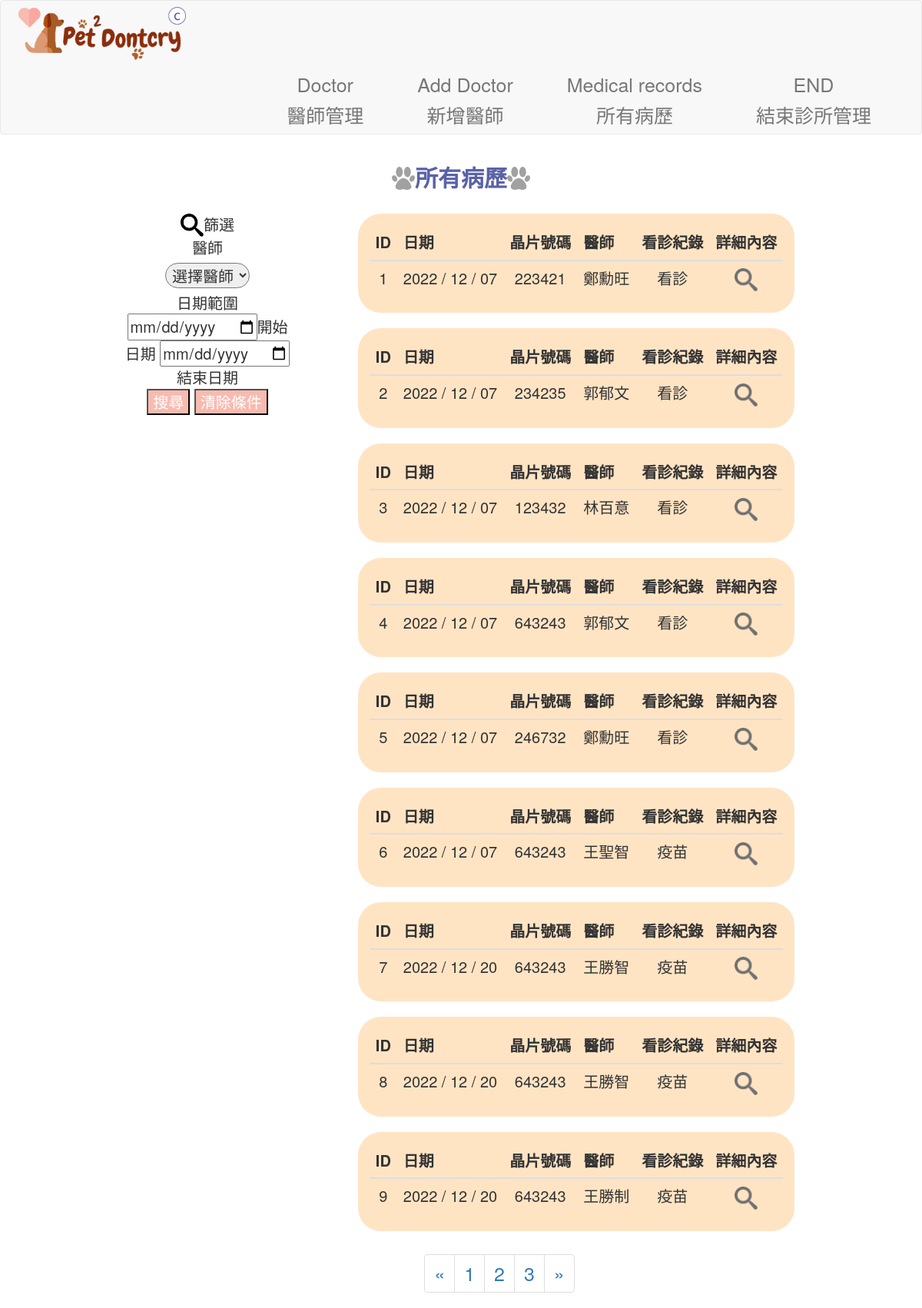
The page /clinic/medicalrecords/265 (signed in) on the database as committed earlier.
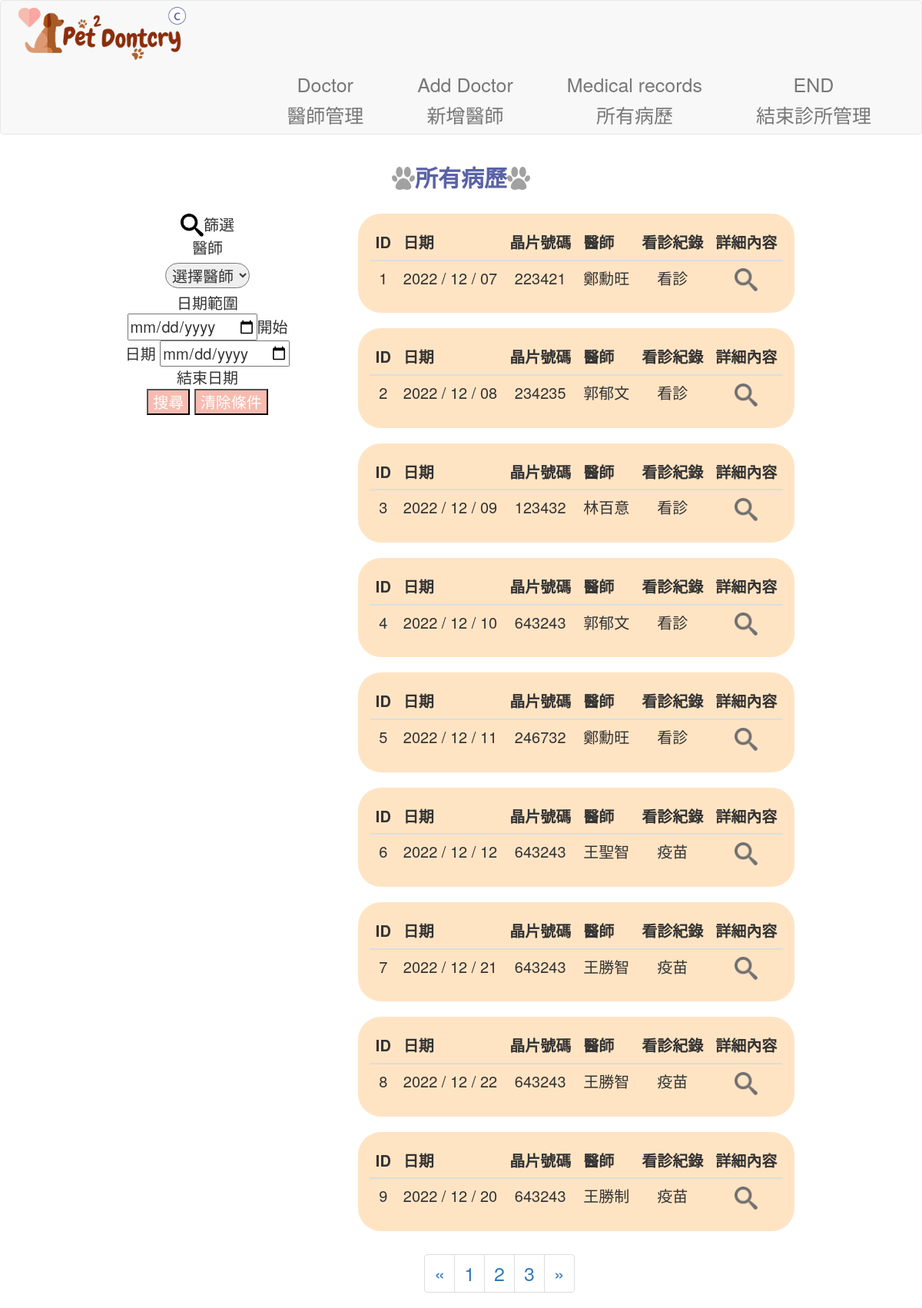
The same page on the database as committed later.
### app/models/user.py (models this page shows, shortened)
class medicalrecords(db.Model):
    __tablename__ = 'medicalrecords'
    MID = db.Column('MID', db.Integer, primary_key = True)
    PetID = db.Column('PetID',db.Integer,db.ForeignKey('pet.PetID'), nullable=False)
    CID = db.Column('CID',db.Integer,db.ForeignKey('clinic.CID'), nullable=False)
    disease = db.Column('disease', db.Text)
    doctor = db.Column('doctor', db.String(10), nullable=False)
    medication = db.Column('medication', db.String(30))
    time = db.Column('time', db.DateTime, default=datetime.now)
    update_time = db.Column(db.DateTime, onupdate=datetime.now, default=datetime.now)
    note = db.Column('note', db.Text)
    type = db.Column('type',db.Integer, nullable=False)

### app/views/clinicView.py (the view, shortened to what this page needs)
@clinic_views.route('/clinic/medicalrecords/<ID>', methods=['GET', 'POST'])
@login_required
def medicalrecords(ID):
    clinic = get_clinic_data(ID)
    CID=clinic.CID
    doctors = []
    from ..models.user import medicalrecords
    medicalrecords_data = medicalrecords.query.filter_by(CID=CID).all()
    if medicalrecords_data is None:
        abort(404)
    doctors = [doctor.doctor for doctor in medicalrecords.query.filter_by(CID=clinic.CID).all()]
    return render_template('medical_records.html', medicalrecords_data=medicalrecords_data , doctors = doctors, action="manage")

### app/controllers/clinicController.py (called while the page is built)
def get_clinic_data(ID):
    return clinic.query.filter_by(ID=ID).first()

### app/models/user.py (called while the page is built)
    @login_manager.user_loader
    def load_user(ID):
        try:
            return account.query.get(ID)
        except:
            return None

### app/templates/medical_records.html (shortened to what this page needs)
<!DOCTYPE html>
{% extends "clinic_base.html" %}
{% block content %}
<head>
    <link rel="stylesheet" href="{{ url_for('static', filename='css/medical_records.css') }}">
</head>
<body background="{{ url_for('static', filename='img/first-page.jpg') }}" style="background-size: cover; background-attachment: fixed; background-position: center; font-size: 2rem;">
    <div class="Title_img" style="padding: 1.5rem; justify-content: center;">
        <img src="{{ url_for('static', filename='img/dog-footprints.png') }}" width="30" height="30">
        <div style="font-weight: bold; color: #5a62a7; font-size: 3rem;"> 所有病歷 </div>
        <img src="{{ url_for('static', filename='img/dog-footprints.png') }}" width="30" height="30">
    </div>
    <div style="display: flex; justify-content: center;">
        <div class="left rounded-table" style="background: white; height: fit-content; margin-left: 5%; padding: 1rem;">
            <form action="#" method="post">
                <div style="display: flex; justify-content: center; align-content: center;">
                    <img src="{{ url_for('static', filename='img/filter-magnifier.png') }}" width="30" height="30">
                    <div>篩選</div>
                </div>
                <div>醫師</div>
                <div>
                    <select name="doctor_name" class="rounded-table input-select" style="width: 50%; margin: 0.5rem; text-align: center;">
                        <option value="">選擇醫師</option>
                    </select>
                </div>
                <div>日期範圍</div>
                <input type="date" name="start_date">開始日期
                <input type="date" name="end_date">結束日期
                <br>
                <input type="submit" class="button-update mb-total" value="搜尋">
                <input type="button" class="button-update mb-total" value="清除條件" onclick="location.href=''">
            </form>
        </div>
        <div class="right" style="display: flex; justify-content: center; height: fit-content; flex-direction: column;">
            {% for medicalrecords in medicalrecords_data %}
            <div style="display: flex; justify-content: center; margin: 1rem;">
                <div class="bg-table rounded-table h-100 p-4 mb-4 w-80 dis" style="width: fit-content;">
                    <table class="table mb-4" style="font-size: 2rem;">
                        <thead>
                            <tr class="thread">
                                <th scope="col">ID</th>
                                <th scope="col">日期</th>
                                <th scope="col">晶片號碼</th>
                                <th scope="col">醫師</th>
                                <th scope="col">看診紀錄</th>
                                <th scope="col">詳細內容</th>
                            </tr>
                        </thead>
                        <tbody>
                            <tr class="thread">
                                <td>{{medicalrecords.MID}}</td>
                                <td>{{ moment(medicalrecords.time).format('YYYY / MM / DD') }}</td>
                                <td>{{medicalrecords.PetID}}</td>
                                <td>{{medicalrecords.doctor}}</td>
                                <td>
                                    {% if medicalrecords.type == 1 %}
                                    疫苗
                                    {% elif medicalrecords.type == 2 %}
                                    看診
                                    {% else %}
                                    檢查
                                    {% endif %}
                                </td>
                                <td><a href="{{ url_for('clinic_views.pet_singlemedicalrecord' , MID = medicalrecords.MID) }}"><img src="{{ url_for('static', filename='img/magnifier.png') }}" width="30" height="30"></a></td>
                            </tr>
                        </tbody>
                    </table>
                </div>
            </div>
            {% endfor %}
            <div style="display: flex; justify-content: center; align-content: center;">
                <nav aria-label="Page navigation example">
                    <ul class="pagination">
                      <li class="page-item">
                        <a class="page-link" href="#" aria-label="Previous">
                          <span aria-hidden="true">&laquo;</span>
                        </a>
                      </li>
                      <li class="page-item"><a class="page-link" href="#">1</a></li>
                      <li class="page-item"><a class="page-link" href="#">2</a></li>
                      <li class="page-item"><a class="page-link" href="#">3</a></li>
                      <li class="page-item">
                        <a class="page-link" href="#" aria-label="Next">
                          <span aria-hidden="true">&raquo;</span>
                        </a>
                      </li>
                    </ul>
                </nav>
            </div>
        </div>
    </div>
</body>
{% endblock content %}

### app/templates/clinic_base.html (shortened to what this page needs)
{% extends "bootstrap/base.html" %}
{% block styles %}
{{super()}}
<link rel="stylesheet"
      href="{{url_for('static', filename='style.css')}}">
{% endblock %}
{% block navbar %}
  <nav class="navbar navbar-default">
    <div class="container-fluid">
      <div class="navbar-header">
        <a class="navbar-left" href="{{ url_for('clinic_views.home')}}">
          <img class="img-clinic" src="{{ url_for('static', filename='img/clinic-logo.png') }}" alt="">
        </a>
      </div>
      <div class="collapse navbar-collapse navbar-right pull-center navbar-inner" id="bs-example-navbar-collapse-1">
        <ul class="nav navbar-nav ">
          {% if action=='manage' %}
            <li class="nav-item">
              <a class="nav-link" href="{{ url_for('clinic_views.doctor',ID = current_user.ID) }}">Doctor<br><br>醫師管理</a>
            </li>
            <li class="nav-item">
              <a class="nav-link" href="{{ url_for('clinic_views.add_doctor') }}">Add Doctor<br><br>新增醫師</a>
            </li>
            <li class="nav-item">
              <a class="nav-link" href="{{ url_for('clinic_views.medicalrecords' , ID = current_user.ID) }}">Medical records<br><br>所有病歷</a>
            </li>
            <li class="nav-item">
              <a class="nav-link" href="{{ url_for('clinic_views.home') }}">END<br><br>結束診所管理</a>
            </li>
          {% else %}
          <li class="nav-item navbar-right">
            <a class="nav-link" href="{{ url_for('index_views.logout') }}"><br>登出</a>
          </li>
          {% endif %}
        </ul>
      </div>
    </div>
  </nav>
{% endblock navbar %}

### app/static/style.css (style rules this page uses)
.navbar-inner { text-align:center; }
.img-clinic { max-width: 75%; }
nav li { margin :0 20px; font-size:25px; }

### app/static/css/medical_records.css (style rules this page uses)
.bg-table { background-color:bisque; }
.rounded-table { border-radius: 30px; }
.h-100 { height: auto; }
.w-80 { width: 50%; }
.p-4 { padding: 1.5rem; }
.Title_img { display: flex; justify-content: center; align-items: center; }
.dis { display:flex; justify-content: center; }
.table { margin-bottom: 0.5rem; font-size: 1rem; display: blocks; text-align: center; }
.button-update { background-color: #F7BBB0; color: white; text-align: center; }
.right { width: 60%; height:auto; text-align:center; line-height:auto; float:right; }
.left { width: 20%; height:auto; text-align:center; }

Rows that differ between the two databases and show on the page:
changed medicalrecords id 2: time "2022 / 12 / 07" → "2022 / 12 / 08"
changed medicalrecords "林百意": time "2022 / 12 / 07" → "2022 / 12 / 09"
changed medicalrecords id 4: time "2022 / 12 / 07" → "2022 / 12 / 10"
changed medicalrecords id 5: time "2022 / 12 / 07" → "2022 / 12 / 11"
changed medicalrecords "王聖智": time "2022 / 12 / 07" → "2022 / 12 / 12"
changed medicalrecords id 7: time "2022 / 12 / 20" → "2022 / 12 / 21"
changed medicalrecords id 8: time "2022 / 12 / 20" → "2022 / 12 / 22"
